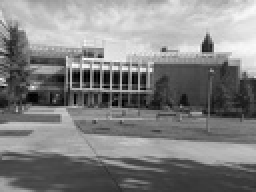
#> input picture intro-to-cv/ps4_python/input/simA.jpg, 128 x 96 px, shrunk from 640 x 480 before the run (shown 2 times larger)
$ python ps4.py   (older library calls are emulated)
#> lines starting #> are read from the running program, lines starting #| are printed output that depends on the picture
### intro-to-cv/ps4_python/grad_utils.py
import cv2
import numpy as np


def compute_x_grad(img, ksize=None, normalize=False):
    grad_x = cv2.Sobel(img, cv2.CV_64F, 1, 0, ksize=ksize)

    if normalize:
        grad_x = cv2.normalize(grad_x, grad_x, 0, 255,
                               cv2.NORM_MINMAX, cv2.CV_8U)

    return grad_x


def compute_y_grad(img, ksize=None, normalize=False):
    grad_y = cv2.Sobel(img, cv2.CV_64F, 0, 1, ksize=ksize)

    if normalize:
        grad_y = cv2.normalize(grad_y, grad_y, 0, 255,
                               cv2.NORM_MINMAX, cv2.CV_8U)

    return grad_y


def compute_angle(grad_x, grad_y):
    return np.arctan2(grad_y, grad_x)

### intro-to-cv/ps4_python/ps4.py
import cv2
import numpy as np

from grad_utils import *
from draw_utils import *


def ps4_1_a(img_names_list, ksize=3, normalize=True, save=True):
#> called with ksize = 3, normalize = False, save = False
    grads_x = []
    grads_y = []
    imgs = []

    for i, img_name in enumerate(img_names_list):
        img = cv2.imread("input/{}".format(img_name), cv2.IMREAD_GRAYSCALE)
#> img is the input picture: shape (96, 128); min 0, max 255, mean 130.6
        grad_x = compute_x_grad(img, ksize=ksize, normalize=normalize)
        grad_y = compute_y_grad(img, ksize=ksize, normalize=normalize)
#> in compute_y_grad, `grad_y = cv2.Sobel(img, cv2.CV_64F, 0, 1, ksize=ksize)`:
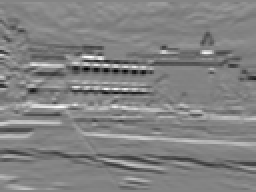
#> grad_y: shape (96, 128) float64 (shown 2 times larger); min -737, max 685, mean -9; drawn with min black and max white

        grads_x.append(grad_x)
        grads_y.append(grad_y)
        imgs.append(img)

        img_grad = np.hstack((grad_x, grad_y))
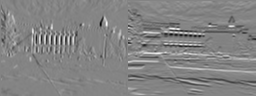
#> img_grad: shape (96, 256) float64; min -825, max 764, mean -3.8; drawn with min black and max white

        if save:
            cv2.imwrite("output/ps4-1-a-{}.png".format(i+1), img_grad)
#> pass 2 of the loop in ps4_1_a, `for i, img_name in enumerate(img_names_list):`:
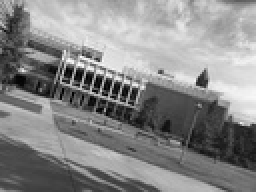
#> input picture intro-to-cv/ps4_python/input/simB.jpg, 128 x 96 px, shrunk from 640 x 480 before the run (shown 2 times larger)
#> in ps4_1_a, img is the input picture: shape (96, 128); min 0, max 252, mean 136
#> in compute_y_grad (call 2), `grad_y = cv2.Sobel(img, cv2.CV_64F, 0, 1, ksize=ksize)`:
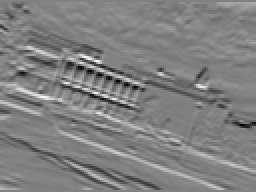
#> grad_y: shape (96, 128) float64 (shown 2 times larger); min -708, max 685, mean -5.5; drawn with min black and max white
#> in ps4_1_a, `img_grad = np.hstack((grad_x, grad_y))`:
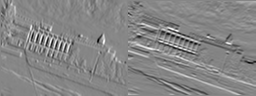
#> img_grad: shape (96, 256) float64; min -762, max 685, mean -1.1; drawn with min black and max white

    return imgs, grads_x, grads_y


def ps4_1_b(img_names_list, wsize=5, alpha=0.04, normalize=True, save=True):
    # compute the x and y gradients for each image
    imgs, grads_x, grads_y = ps4_1_a(
        img_names_list, normalize=False, save=False)
#> imgs = 2 items; grads_x = 2 items; grads_y = 2 items

    # compute the weights matrix
    w = np.zeros((wsize, wsize), dtype=np.float)
    w[wsize//2, wsize//2] = 1
    w = cv2.GaussianBlur(w, (wsize, wsize), 1)

    # store the results
    Rs = []

    for i, (img, Ix, Iy) in enumerate(zip(imgs, grads_x, grads_y)):
        Ixx = Ix * Ix
        Ixy = Ix * Iy
        Iyy = Iy * Iy

        height, width = img.shape
        R = np.zeros(img.shape, dtype=np.float)

        for row in range(wsize//2, height-wsize//2):
            min_row = row - wsize//2
            max_row = min_row + wsize

            for col in range(wsize//2, width-wsize//2):
                min_col = col - wsize//2
                max_col = min_col + wsize

                M = np.array([
                    np.sum(w * Ixx[min_row:max_row, min_col:max_col]),
                    np.sum(w * Ixy[min_row:max_row, min_col:max_col]),
                    np.sum(w * Ixy[min_row:max_row, min_col:max_col]),
                    np.sum(w * Iyy[min_row:max_row, min_col:max_col])
                ]).reshape((2, 2))

                R[row, col] = np.linalg.det(M) - alpha * np.trace(M) ** 2

        if normalize:
            R = cv2.normalize(R, R, 0, 255, cv2.NORM_MINMAX, cv2.CV_8U)

        if save:
            cv2.imwrite("output/ps4-1-b-{}.png".format(i+1), R)

        Rs.append(R)
#> this loop made 2 passes
#> (height, width) on passes 1 to 2: (96, 128), (96, 128)
#> pass 1, in ps4_1_b, `Ixy = Ix * Iy`:
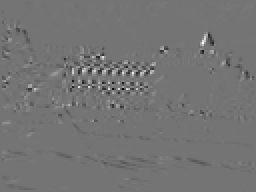
#> Ixy: shape (96, 128) float64 (shown 2 times larger); min -158704, max 187824, mean -539.6; drawn with min black and max white
#> pass 1, in ps4_1_b, `Iyy = Iy * Iy`:
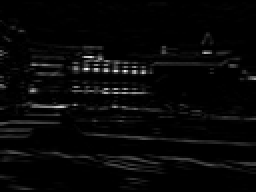
#> Iyy: shape (96, 128) float64 (shown 2 times larger); min 0, max 543169, mean 16568.1; drawn with min black and max white
#> after the loop:
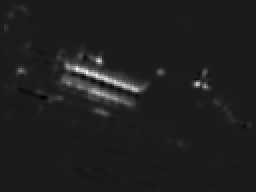
#> R: shape (96, 128) float64 (shown 2 times larger); min -1.72e+09, max 1.43e+10, mean 272998715.1; drawn with min black and max white
#> after the loop, Rs = 2 items

    return imgs, Rs


def ps4_1_c(img_names_list, threshold=0.25, nms_size=5, save=True):
    imgs, Rs = ps4_1_b(img_names_list, normalize=False, save=False)
#> imgs = 2 items; Rs = 2 items
    corners = [[] for _ in range(len(imgs))]
#> corners = [[], []]

    for i, (img, R) in enumerate(zip(imgs, Rs)):
        R = cv2.normalize(R, R, 0, 1, cv2.NORM_MINMAX, cv2.CV_64F)
        R[np.where(R < threshold)] = 0
        rows, cols = np.nonzero(R)
        height, width = img.shape

        for row, col in zip(rows, cols):
            min_row = max(row - nms_size // 2, 0)
            max_row = min(min_row + nms_size, height)
            min_col = max(col - nms_size // 2, 0)
            max_col = min(min_col + nms_size, width)
            if R[row, col] == np.max(R[min_row:max_row, min_col:max_col]):
                corners[i].append((row, col))

        if save:
            img_harris = cv2.cvtColor(img, cv2.COLOR_GRAY2BGR)

            for corner in corners[i]:
                cv2.circle(img_harris, corner[::-1], 1, (0, 255, 0), -1)

            cv2.imwrite("output/ps4-1-c-{}.png".format(i+1), img_harris)
#> this loop made 2 passes
#> pass 1, in ps4_1_c, `R = cv2.normalize(R, R, 0, 1, cv2.NORM_MINMAX, cv2.CV_64F)`:
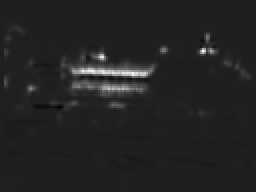
#> R: shape (96, 128) float64 (shown 2 times larger); min -1.6e-18, max 1, mean 0.141; drawn with min black and max white

    return imgs, corners


def ps4_2_a(img_names_list, save=True):
    imgs, corners = ps4_1_c(img_names_list, save=False)
#> imgs = 2 items; corners = 2 items
    kps = [[] for _ in range(len(imgs))]
#> kps = [[], []]
    kp_imgs = []

    for i, img in enumerate(imgs):
        grad_x = compute_x_grad(img, ksize=3, normalize=False)
        grad_y = compute_y_grad(img, ksize=3, normalize=False)
        angle = compute_angle(grad_x, grad_y)

        for (row, col) in corners[i]:
            kps[i].append(cv2.KeyPoint(
                col, row, _size=10, _angle=np.rad2deg(angle[row, col])))

        if save:
            kp_imgs.append(cv2.drawKeypoints(
                img, kps[i], None,
                flags=cv2.DRAW_MATCHES_FLAGS_DRAW_RICH_KEYPOINTS))

            if i % 2 == 1:
                cv2.imwrite("output/ps4-2-a-{}.png".format((i >> 1)+1),
                            np.hstack(kp_imgs[-2:]))
#> this loop made 1 pass
#> pass 1, in ps4_2_a, `angle = compute_angle(grad_x, grad_y)`:
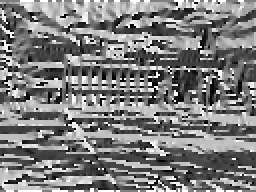
#> angle: shape (96, 128) float64 (shown 2 times larger); min -3.14, max 3.14, mean -0.0448; drawn with min black and max white
#> after the loop, kp_imgs = []

    return imgs, kps


def ps4_2_b(img_names_list, save=True):
    imgs, kps = ps4_2_a(img_names_list, save=False)
    descs = []
    matches = []
    sift = cv2.xfeatures2d.SIFT_create()
    bf = cv2.BFMatcher(crossCheck=True)

    for i, (img, kp) in enumerate(zip(imgs, kps)):
        descs.append(sift.compute(img, kp)[1])

        if i % 2 == 1:
            matches.append(bf.match(descs[-2], descs[-1]))

            if save:

                img_matches = draw_matches(
                    imgs[i-1], kps[i-1], imgs[i], kps[i], matches[-1])

                cv2.imwrite("output/ps4-2-b-{}.png".format((i >> 1)+1),
                            img_matches)

    return imgs, kps, matches


# [97 lines left out: functions ps4_3_a, ps4_3_b, not called in this run]


def ps4_3_c(img_names_list, tol=5, num_steps=10, save=True):
    imgs, kps, matches = ps4_2_b(img_names_list, save=False)
    best_SAs = []

    for i, matches_i in enumerate(matches):
        best_consensus_set = []
        best_SA = None

        for _ in range(num_steps):
            idx = np.random.randint(len(matches_i), size=3)
            pt11 = kps[i << 1][matches_i[idx[0]].queryIdx].pt
            pt12 = kps[(i << 1)+1][matches_i[idx[0]].trainIdx].pt
            pt21 = kps[i << 1][matches_i[idx[1]].queryIdx].pt
            pt22 = kps[(i << 1)+1][matches_i[idx[1]].trainIdx].pt
            pt31 = kps[i << 1][matches_i[idx[2]].queryIdx].pt
            pt32 = kps[(i << 1)+1][matches_i[idx[2]].trainIdx].pt

            A = np.array([[pt11[0], pt11[1], 1, 0, 0, 0],
                          [0, 0, 0, pt11[0], pt11[1], 1],
                          [pt21[0], pt21[1], 1, 0, 0, 0],
                          [0, 0, 0, pt21[0], pt21[1], 1],
                          [pt31[0], pt31[1], 1, 0, 0, 0],
                          [0, 0, 0, pt31[0], pt31[1], 1]])
            b = np.array([pt12[0], pt12[1], pt22[0],
                          pt22[1], pt32[0], pt32[1]])

            SA, _, _, _ = np.linalg.lstsq(A, b, rcond=None)
            SA = np.reshape(SA, (2, 3))

            consensus_set = []

            for j, match in enumerate(matches_i):
                pt1 = np.insert(np.array(kps[i << 1][match.queryIdx].pt), 2, 1)
                pt2 = np.array(kps[(i << 1)+1][match.trainIdx].pt)
                pt_sim = np.dot(SA, pt1)

                if np.linalg.norm(pt_sim - pt2) < tol:
                    consensus_set.append(j)

            if len(consensus_set) > len(best_consensus_set):
                best_consensus_set = consensus_set
                best_SA = SA

        if save:
            best_matches = np.array(matches_i)[best_consensus_set]
            img_matches = draw_matches(
                imgs[i << 1], kps[i << 1], imgs[(i << 1)+1],
                kps[(i << 1)+1], best_matches)

            cv2.imwrite("output/ps4-3-c-{}.png".format(i+1),
                        img_matches)

            print(
                "Percentage of matches in the biggest consensus set: {:.2f}"
                .format(100.0 * len(best_matches) / len(matches_i)))
            print("Transform matrix: {}".format(best_SA))

        best_SAs.append(best_SA)

    return imgs, best_SAs


# [16 lines left out: function ps4_3_d, not called in this run]


def ps4_3_e(img_names_list, save=True):
    imgs, Ts = ps4_3_c(img_names_list, save=False)

    for i, T in enumerate(Ts):
        src = imgs[i << 1]
        dst = imgs[(i << 1) + 1]
        warped_dst = cv2.warpAffine(dst, T, dst.shape[1::-1],
                                    flags=cv2.WARP_INVERSE_MAP | cv2.INTER_LINEAR)

        if save:
            overlay = cv2.cvtColor(np.zeros_like(src), cv2.COLOR_GRAY2BGR)
            overlay[:, :, 1] = src
            overlay[:, :, 2] = warped_dst

            cv2.imwrite("output/ps4-3-e-{}.png".format((i << 2)+1), warped_dst)
            cv2.imwrite("output/ps4-3-e-{}.png".format((i << 2)+2), overlay)


if __name__ == "__main__":
    img_names_list = ["transA.jpg", "transB.jpg", "simA.jpg", "simB.jpg", ]

    # [9 lines of commented-out code are left out]
#> (the run stopped early here; a loop or call above may not have finished)
